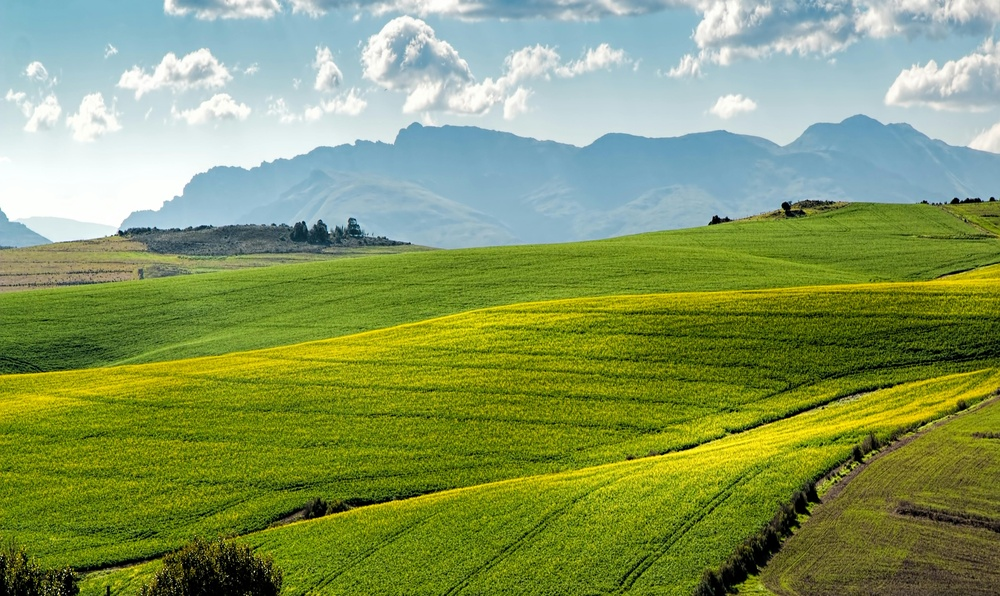
%> input picture Gray Scale/Images/image2.jpg, 1000 x 596 px, shrunk from 5472 x 3259 before the run
$ octave grayScale.m   (GNU Octave 9; MATLAB toolbox functions it lacks are replaced by stand-ins)
%> lines starting %> are read from the running program, lines starting %| are printed output that depends on the picture
% Created by Roshan Raj, BT22ECE118
% To convert Color image to Grayscale.

clc;
clear all;
close all;

% Reading the image
I = imread('Images/image2.jpg');
%> I is the input picture: size 596x1000x3 uint8; mean R, G, B 133.4, 153.1, 95.1

% Grayscale img using single layer of color img
gray1 = I(:,:,1);

% Grayscale img using average method
r = I(:,:,1);
g = I(:,:,2);
b = I(:,:,3);
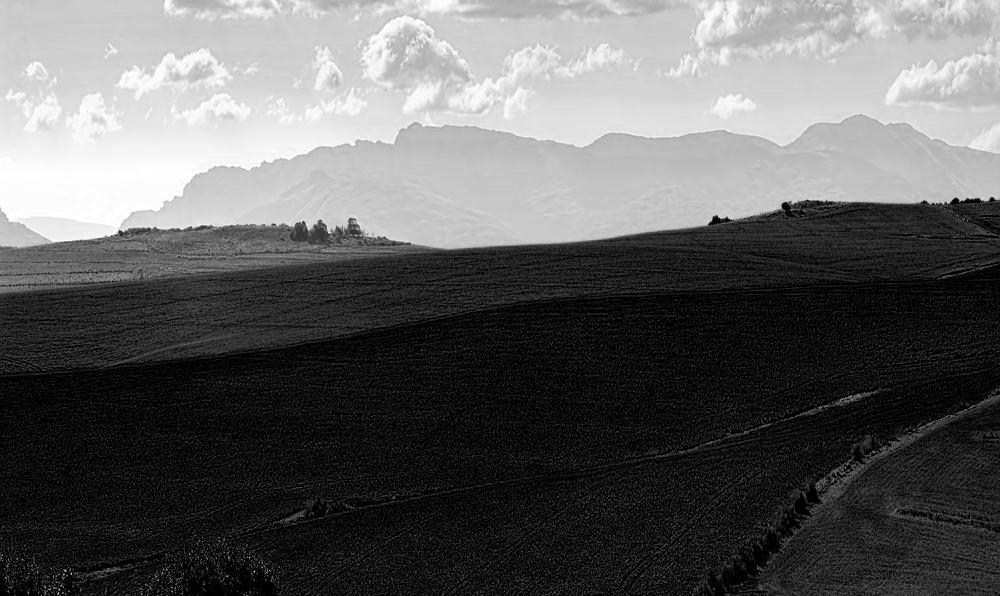
%> b: size 596x1000 uint8; min 0, max 255, mean 95.1
gray2 = round((r+g+b)/3);
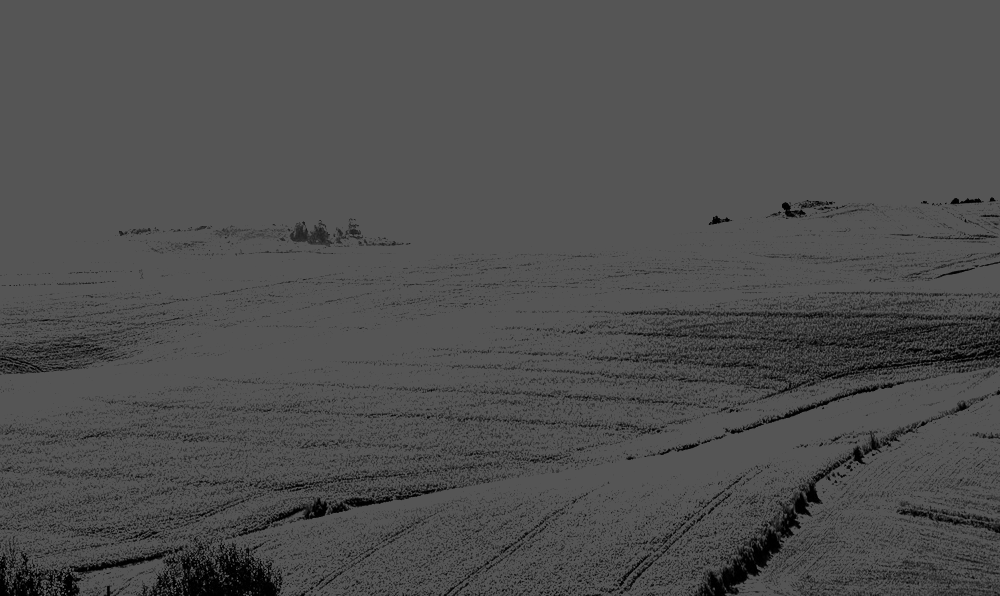
%> gray2: size 596x1000 uint8; min 0, max 85, mean 77.9

% Grayscale img using luminosity method
gray3 = round(0.299*r+0.587*g+0.114*b);
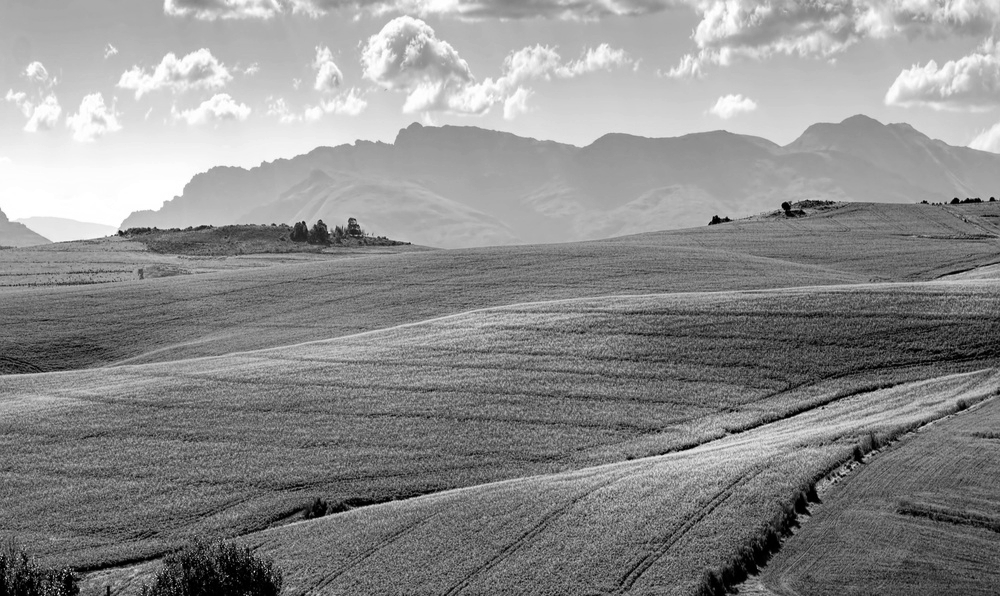
%> gray3: size 596x1000 uint8; min 0, max 255, mean 140.6

% Red version of image
Ired = I;
Ired(:,:,2) = 0;
Ired(:,:,3) = 0;
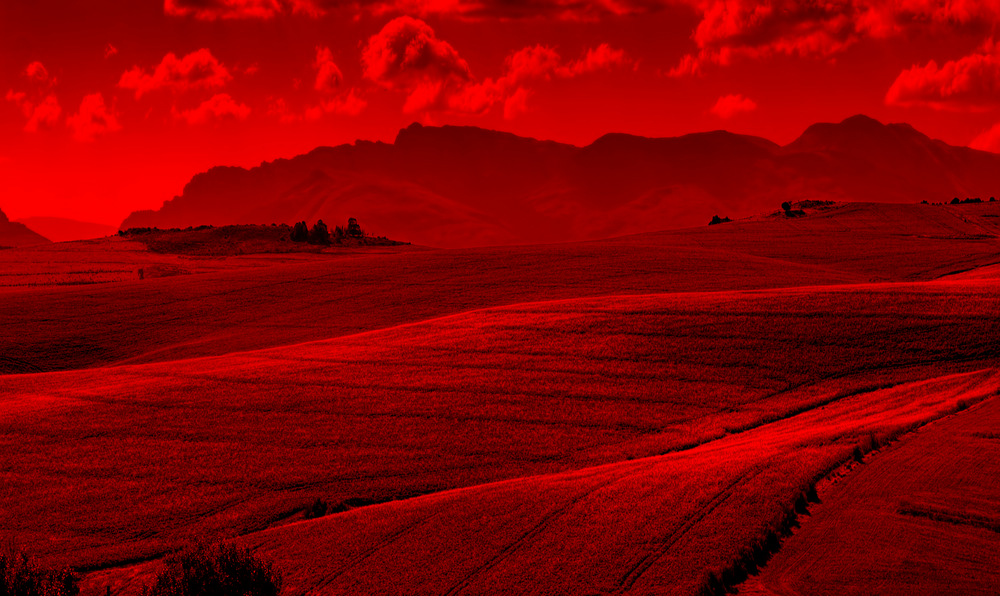
%> Ired: size 596x1000x3 uint8; mean R, G, B 133.4, 0, 0

% Green version of image
Igreen = I;
Igreen(:,:,1) = 0;
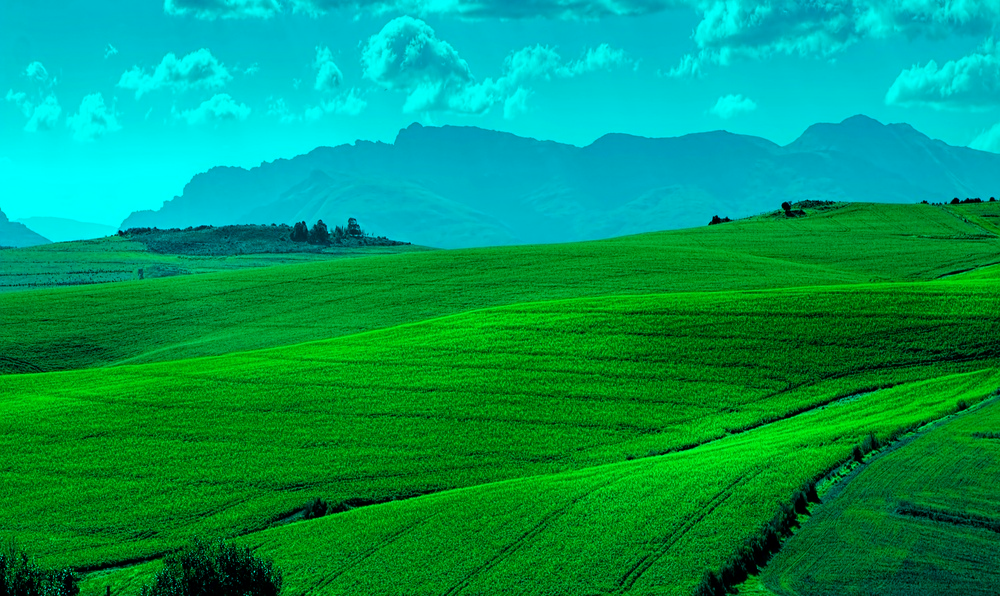
%> Igreen: size 596x1000x3 uint8; mean R, G, B 0, 153.1, 95.1
Igreen(:,:,3) = 0;
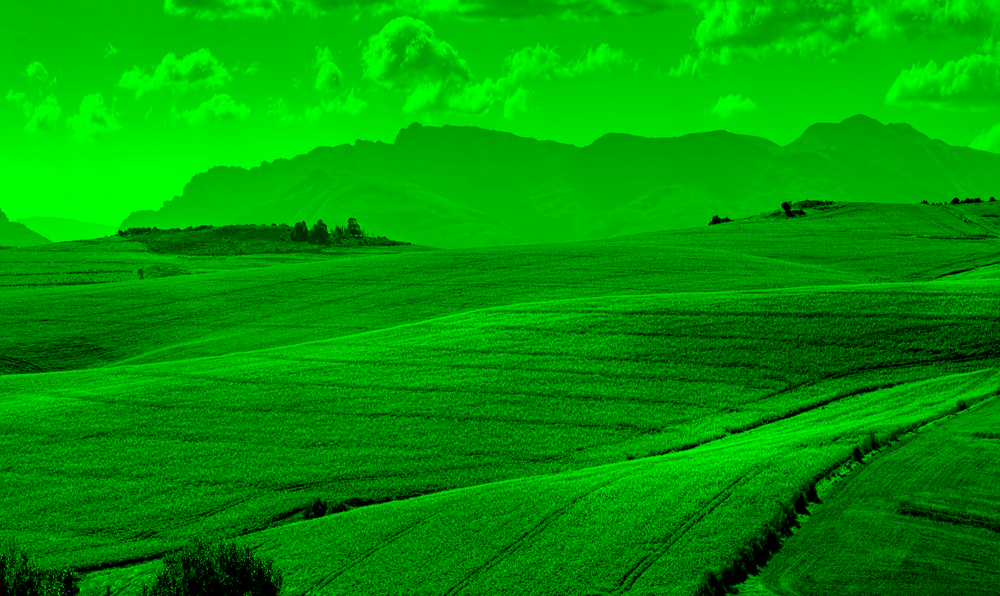
%> Igreen: size 596x1000x3 uint8; mean R, G, B 0, 153.1, 0

% Blue version of image
Iblue = I;
Iblue(:,:,1) = 0;
Iblue(:,:,2) = 0;
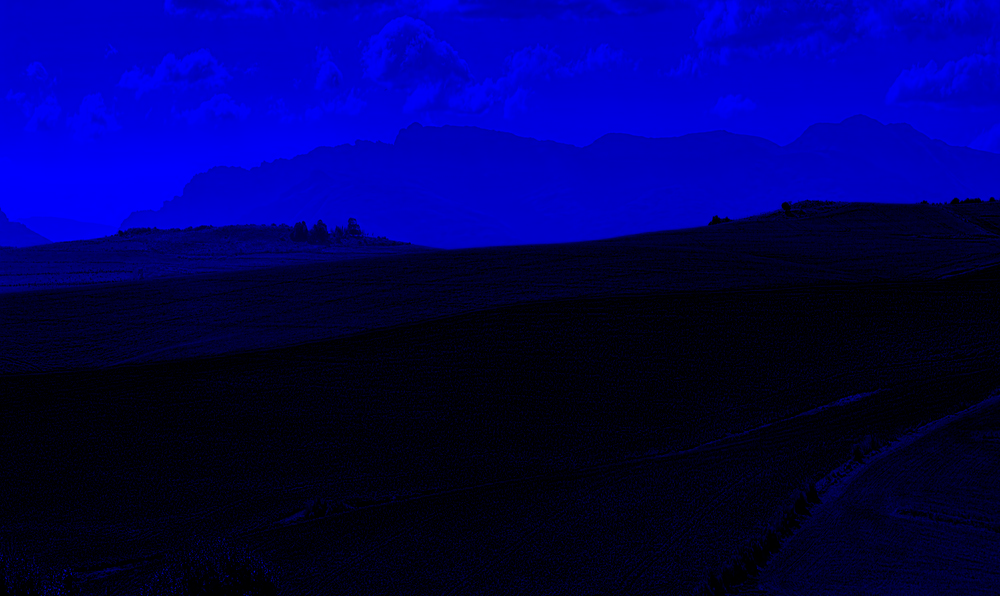
%> Iblue: size 596x1000x3 uint8; mean R, G, B 0, 0, 95.1

% Displaying RGB versions
figure;
subplot (2,2,1), imshow(I); xlabel('Reference Image');
subplot (2,2,2), imshow(gray1); xlabel('Grayscale Image #1');
subplot (2,2,3), imshow(gray2); xlabel('Grayscale Image #2');
subplot (2,2,4), imshow(gray3); xlabel('Grayscale Image #3');


% Displaying Grayscale versions using various methods
figure;
subplot(2, 2, 1), imshow(I); xlabel('Reference Image');
subplot(2, 2, 2), imshow(Ired); xlabel('Red-Filtered Image');
subplot(2, 2, 3), imshow(Igreen); xlabel('Green-Filtered Image');
subplot(2, 2, 4), imshow(Iblue); xlabel('Blue-Filtered Image');

$ run again, with Gray Scale/Images/image1.jpg copied over Gray Scale/Images/image2.jpg
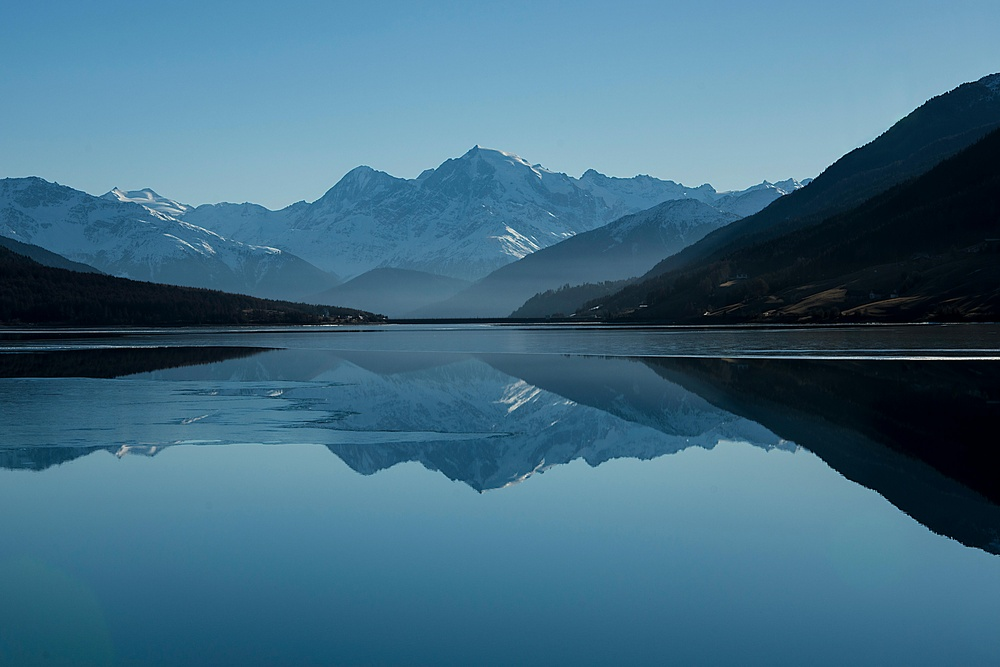
%> input picture Gray Scale/Images/image1.jpg, 1000 x 667 px, shrunk from 6000 x 4000 before the run
%> I is the input picture: size 667x1000x3 uint8; mean R, G, B 65, 108.3, 131.6
%> `Igreen(:,:,3) = 0;`:
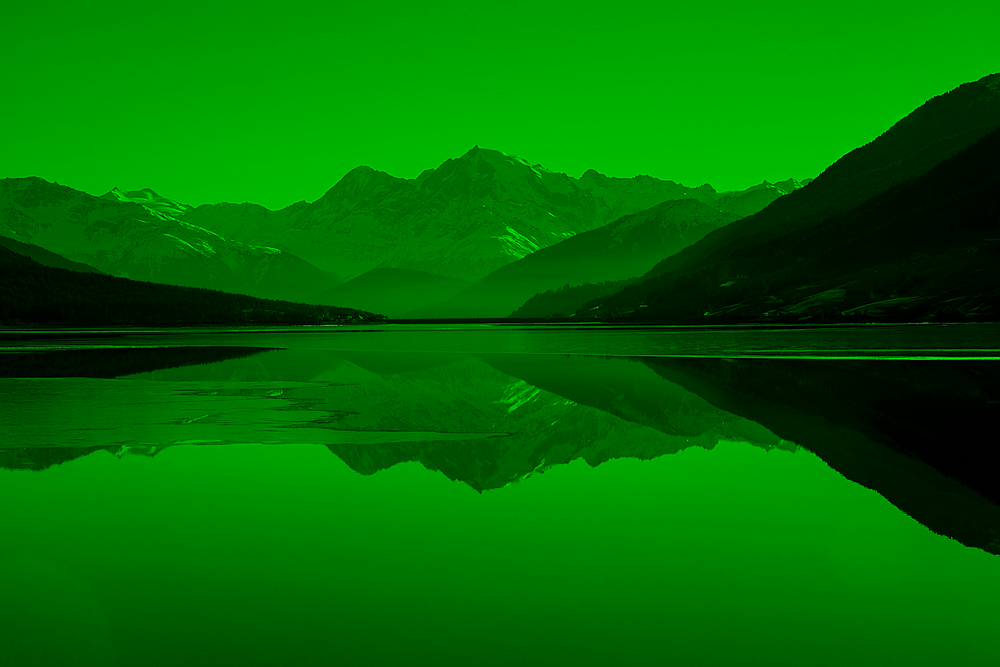
%> Igreen: size 667x1000x3 uint8; mean R, G, B 0, 108.3, 0
%> `Iblue(:,:,2) = 0;`:
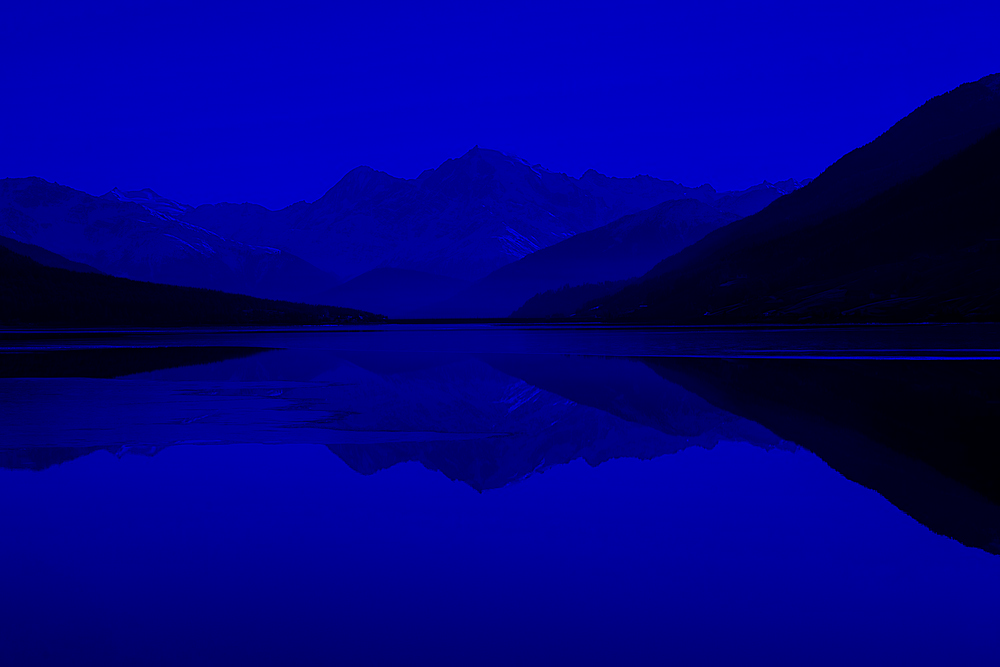
%> Iblue: size 667x1000x3 uint8; mean R, G, B 0, 0, 131.6

$ run again, with Gray Scale/Images/image4.jpg copied over Gray Scale/Images/image2.jpg
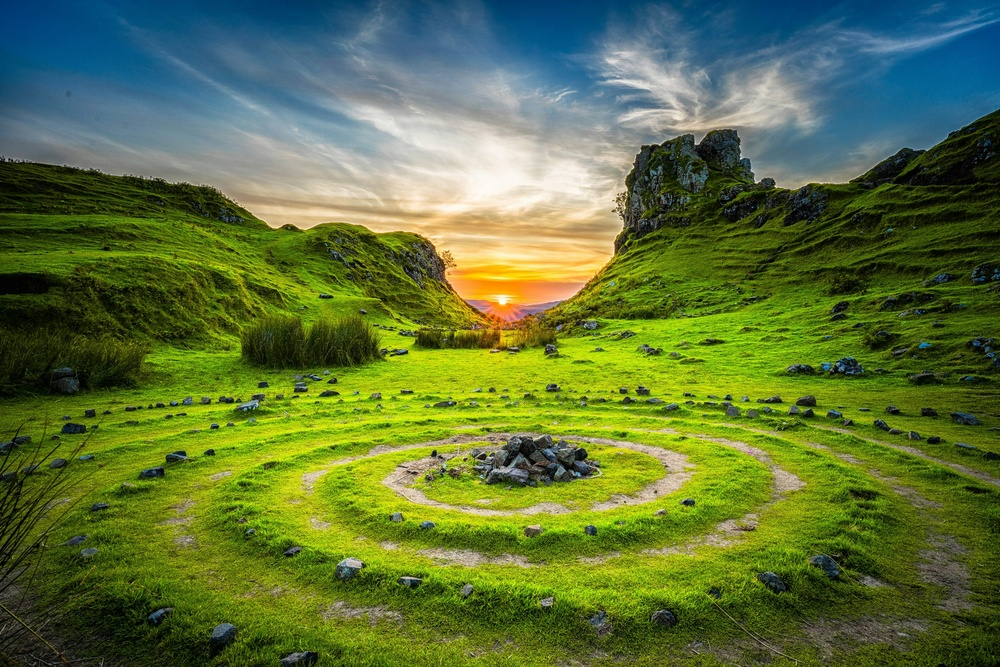
%> input picture Gray Scale/Images/image4.jpg, 1000 x 667 px, shrunk from 3000 x 2001 before the run
%> I is the input picture: size 667x1000x3 uint8; mean R, G, B 93.7, 114.4, 58.6
%> `Igreen(:,:,3) = 0;`:
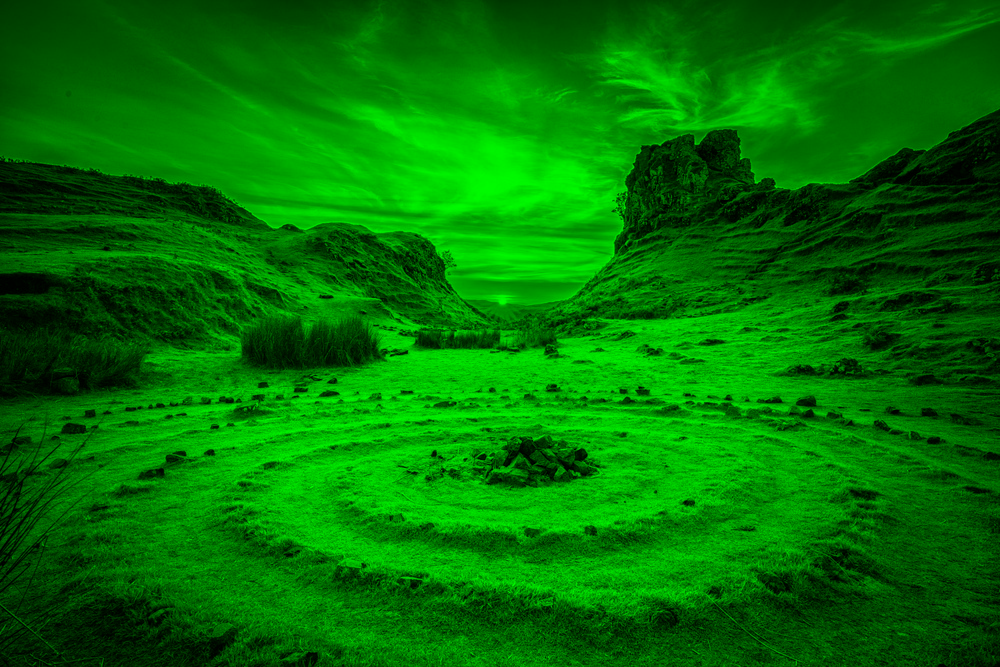
%> Igreen: size 667x1000x3 uint8; mean R, G, B 0, 114.4, 0
%> `Iblue(:,:,2) = 0;`:
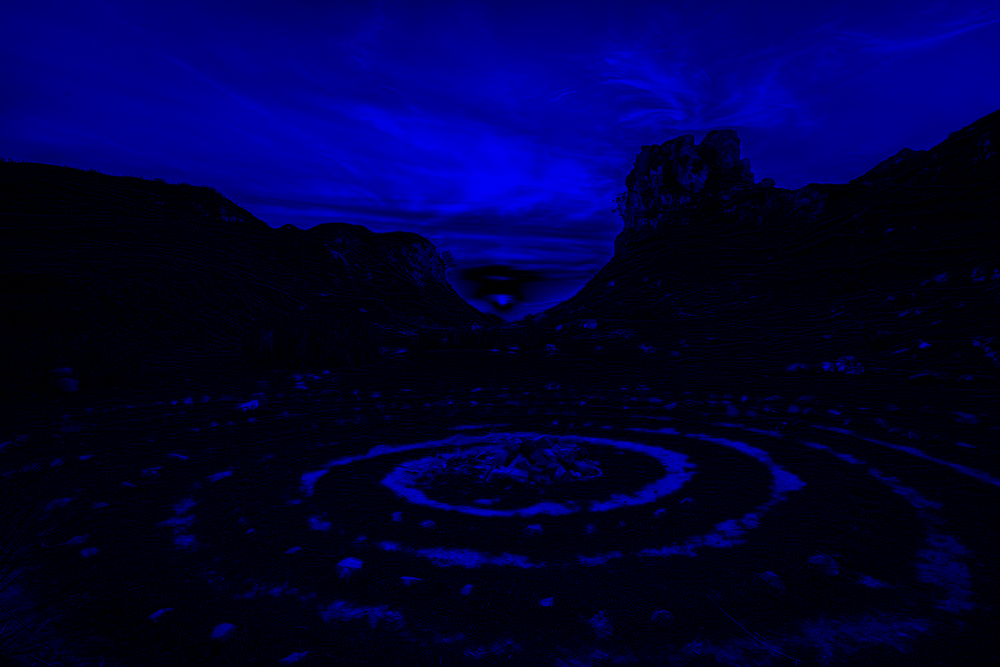
%> Iblue: size 667x1000x3 uint8; mean R, G, B 0, 0, 58.6
